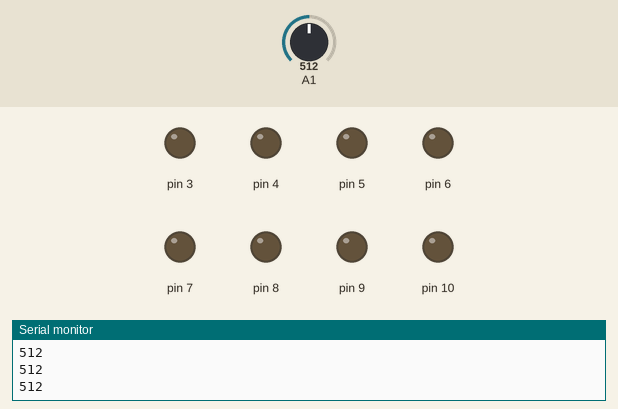
Bench run of a sketch on a simulated Arduino Uno, built with avr-gcc and run on an emulated ATmega328P. Shown: output pins drawn as LEDs (lit = HIGH), the last lines printed to the serial monitor. The inputs (shaded band) are chosen by the test bench; at power-on: A1 = 512.

Above: at 1.2 s.
1.3 s: A1 set to 17
2.8 s: A1 set to 14
At 3.8 s:
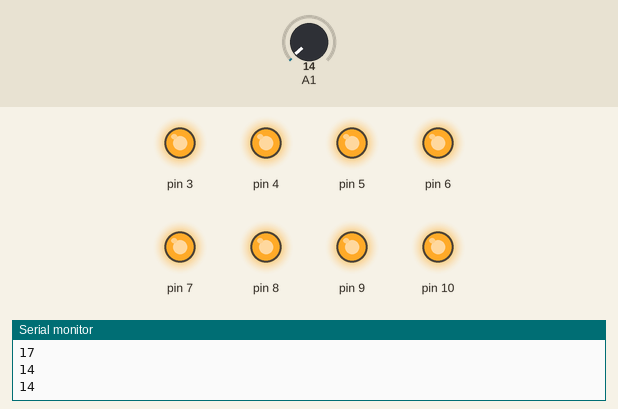
4.3 s: A1 set to 122
At 5.0 s:
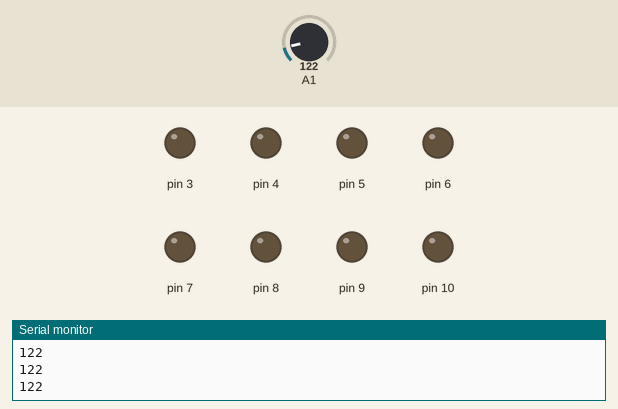
5.8 s: A1 set to 5
At 6.1 s:
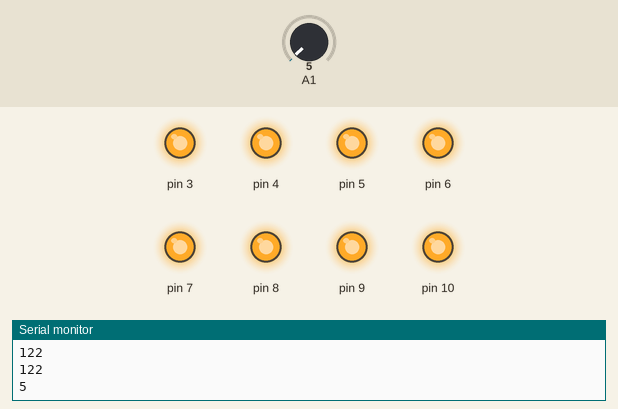
Timing chart, 0 to 8.3 s (numbered marks = the images above; inputs shaded):
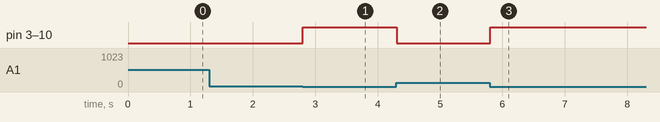

Measured:
- the behaviour switches between 16 and 15 on A1 (found by bisection; images 0 and 1)
- after the input at 2.8 s, pin 3–10: LOW → HIGH at once
- after the input at 4.3 s, pin 3–10: HIGH → LOW at once
- after the input at 5.8 s, pin 3–10: LOW → HIGH at once

The sketch:

lab3p.ino
```cpp
#define ldrpin 2
const float GAMMA = 0.7;
const float RL10 = 50;

void setup() {
  // put your setup code here, to run once:
  pinMode(2, INPUT_PULLUP);
  Serial.begin(9600);
  for(int i=3;i<11;i++)
  {
    pinMode(i,OUTPUT);
  }

}

void loop() {
  // put your main code here, to run repeatedly:
  int analogValue = analogRead(A1);


  if(analogValue>15)
  {
     Serial.println(analogValue);
    for(int i=3;i<11;i++)
  {
    digitalWrite(i,LOW);
  }
  }
  else{

  disp();
    Serial.println(analogValue);
    delay(500);
    }


}
void disp()
{
  for(int i=3;i<11;i++)
  {
    digitalWrite(i,HIGH);
  }
}
```
